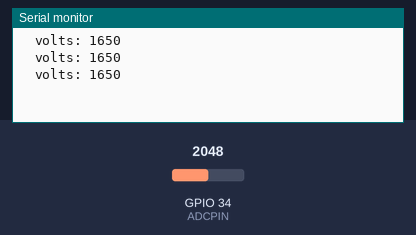
Recording of a sketch running on a simulated ESP32. On the bench: the last lines printed to the serial monitor. The inputs (shaded band) are chosen by the test bench; at power-on: GPIO 34 (ADCPIN) = 2048 (analog values on the 0–4095 scale).

Above: at 2.2 s.
2.3 s: GPIO 34 (ADCPIN) set to 2866
At 2.9 s:
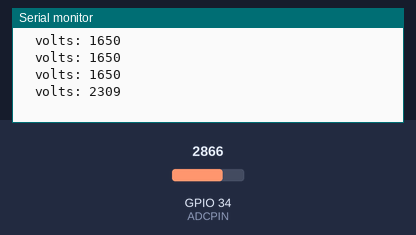
3.8 s: GPIO 34 (ADCPIN) set to 3603
At 4.4 s:
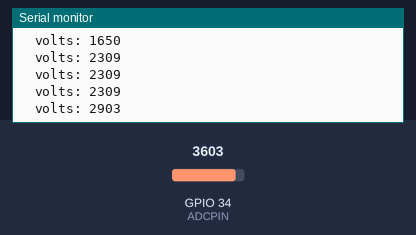
Timing chart, 0 to 6.8 s (numbered marks = the images above; inputs shaded):
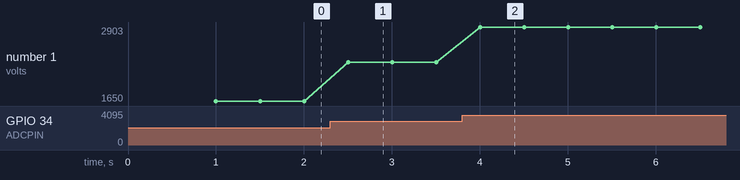

Measured:
- after the input at 2.3 s, the serial monitor: prints a new line after 0.20 s (image 1)
- after the input at 3.8 s, the serial monitor: prints a new line after 0.20 s (image 2)
- plotted number 1: 1650 → 2309 after the input at 2.3 s, 2309 → 2903 after the input at 3.8 s

The sketch:

ESP32_ADC_Test.ino
```cpp
#define ADCPIN 34
const float R1 = 8210;
const float R2 = 1197;

void setup() {
  // put your setup code here, to run once:
  Serial.begin(115200);
  analogReadResolution(12);
  delay(1000);
}

void loop() {
  // put your main code here, to run repeatedly:
  int sum = 0;
  for(uint8_t i=0; i<5; i++) {
    sum += analogReadMilliVolts(ADCPIN);
  }
  int millivolts = sum / 5;

  Serial.print("  volts: "); Serial.println(millivolts);
  delay(500);

}
```
